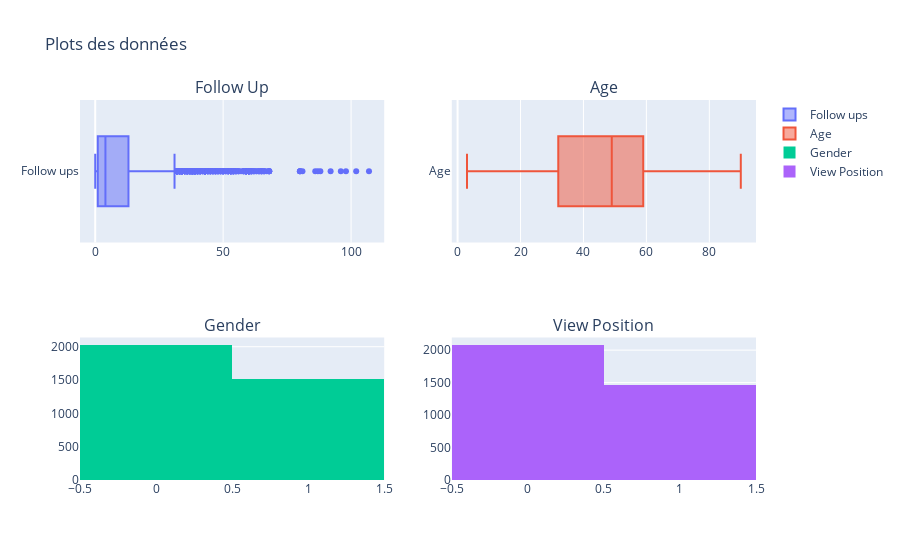
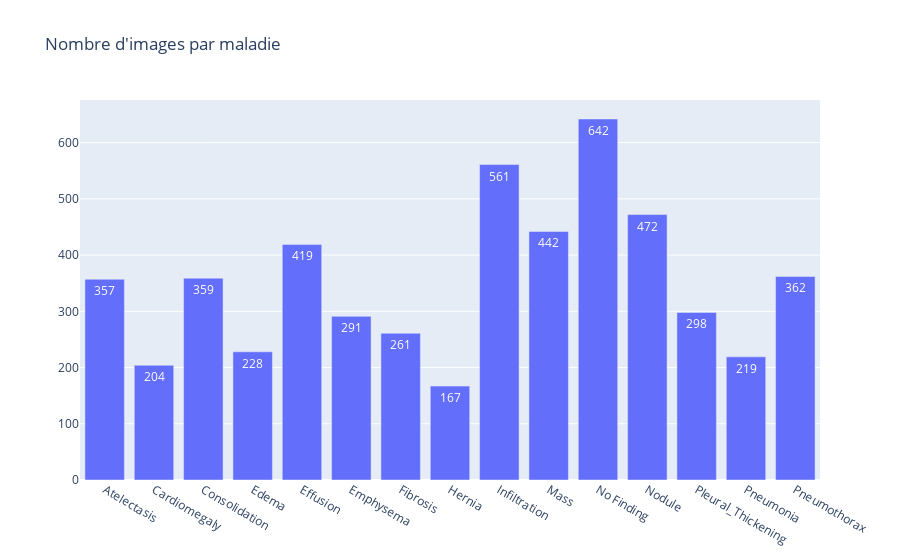

Notebook code cell kept with these figures, in order:
### Code cell
maladies = conditions_encoded.columns

maladie_counts = [data_resampled[maladie].sum() for maladie in maladies]

# Creation des subplots
fig = make_subplots(rows=2, cols=2, subplot_titles=["Follow Up", "Age", "Gender", "View Position"])

# On ajoute 4 Subplots
fig.add_trace(go.Box(x=data_resampled['Follow-up #'], name='Follow ups'), row=1, col=1)
fig.add_trace(go.Box(x=data_resampled['Patient Age'], name='Age'), row=1, col=2)
fig.add_trace(go.Histogram(x=data_resampled['Patient Gender'], name='Gender'), row=2, col=1)
fig.add_trace(go.Histogram(x=data_resampled['View Position'], name='View Position'), row=2, col=2)

#Barplot sur les images par maladie
fig2 = go.Figure(
    data = [go.Bar ( x = maladies, y = maladie_counts, text = maladie_counts, textposition='auto' )],
    layout_title_text = "Nombre d'images par maladie",
)


fig.update_layout(title="Plots des données")
fig.show()
fig2.show()

### Figure 1 — Plotly figure (JSON) as saved in the notebook; plotly's stock layout.template omitted (floating-point values rounded to 4 significant figures; data arrays with more than 128 entries replaced by an {"elided": "..."} marker saying what was removed)
{"data": [{"name": "Follow ups", "type": "box", "x": {"elided": "3546 int values"}, "xaxis": "x", "yaxis": "y"}, {"name": "Age", "type": "box", "x": {"elided": "3546 int values"}, "xaxis": "x2", "yaxis": "y2"}, {"name": "Gender", "type": "histogram", "x": {"elided": "3546 int values"}, "xaxis": "x3", "yaxis": "y3"}, {"name": "View Position", "type": "histogram", "x": {"elided": "3546 int values"}, "xaxis": "x4", "yaxis": "y4"}], "layout": {"annotations": [{"font": {"size": 16}, "showarrow": false, "text": "Follow Up", "x": 0.225, "xanchor": "center", "xref": "paper", "y": 1, "yanchor": "bottom", "yref": "paper"}, {"font": {"size": 16}, "showarrow": false, "text": "Age", "x": 0.775, "xanchor": "center", "xref": "paper", "y": 1, "yanchor": "bottom", "yref": "paper"}, {"font": {"size": 16}, "showarrow": false, "text": "Gender", "x": 0.225, "xanchor": "center", "xref": "paper", "y": 0.375, "yanchor": "bottom", "yref": "paper"}, {"font": {"size": 16}, "showarrow": false, "text": "View Position", "x": 0.775, "xanchor": "center", "xref": "paper", "y": 0.375, "yanchor": "bottom", "yref": "paper"}], "title": {"text": "Plots des données"}, "xaxis": {"anchor": "y", "domain": [0, 0.45]}, "xaxis2": {"anchor": "y2", "domain": [0.55, 1]}, "xaxis3": {"anchor": "y3", "domain": [0, 0.45]}, "xaxis4": {"anchor": "y4", "domain": [0.55, 1]}, "yaxis": {"anchor": "x", "domain": [0.625, 1]}, "yaxis2": {"anchor": "x2", "domain": [0.625, 1]}, "yaxis3": {"anchor": "x3", "domain": [0, 0.375]}, "yaxis4": {"anchor": "x4", "domain": [0, 0.375]}}}

### Figure 2 — Plotly figure (JSON) as saved in the notebook; plotly's stock layout.template omitted (floating-point values rounded to 4 significant figures)
{"data": [{"text": ["357", "204", "359", "228", "419", "291", "261", "167", "561", "442", "642", "472", "298", "219", "362"], "textposition": "auto", "type": "bar", "x": ["Atelectasis", "Cardiomegaly", "Consolidation", "Edema", "Effusion", "Emphysema", "Fibrosis", "Hernia", "Infiltration", "Mass", "No Finding", "Nodule", "Pleural_Thickening", "Pneumonia", "Pneumothorax"], "y": [357, 204, 359, 228, 419, 291, 261, 167, 561, 442, 642, 472, 298, 219, 362]}], "layout": {"title": {"text": "Nombre d'images par maladie"}}}
